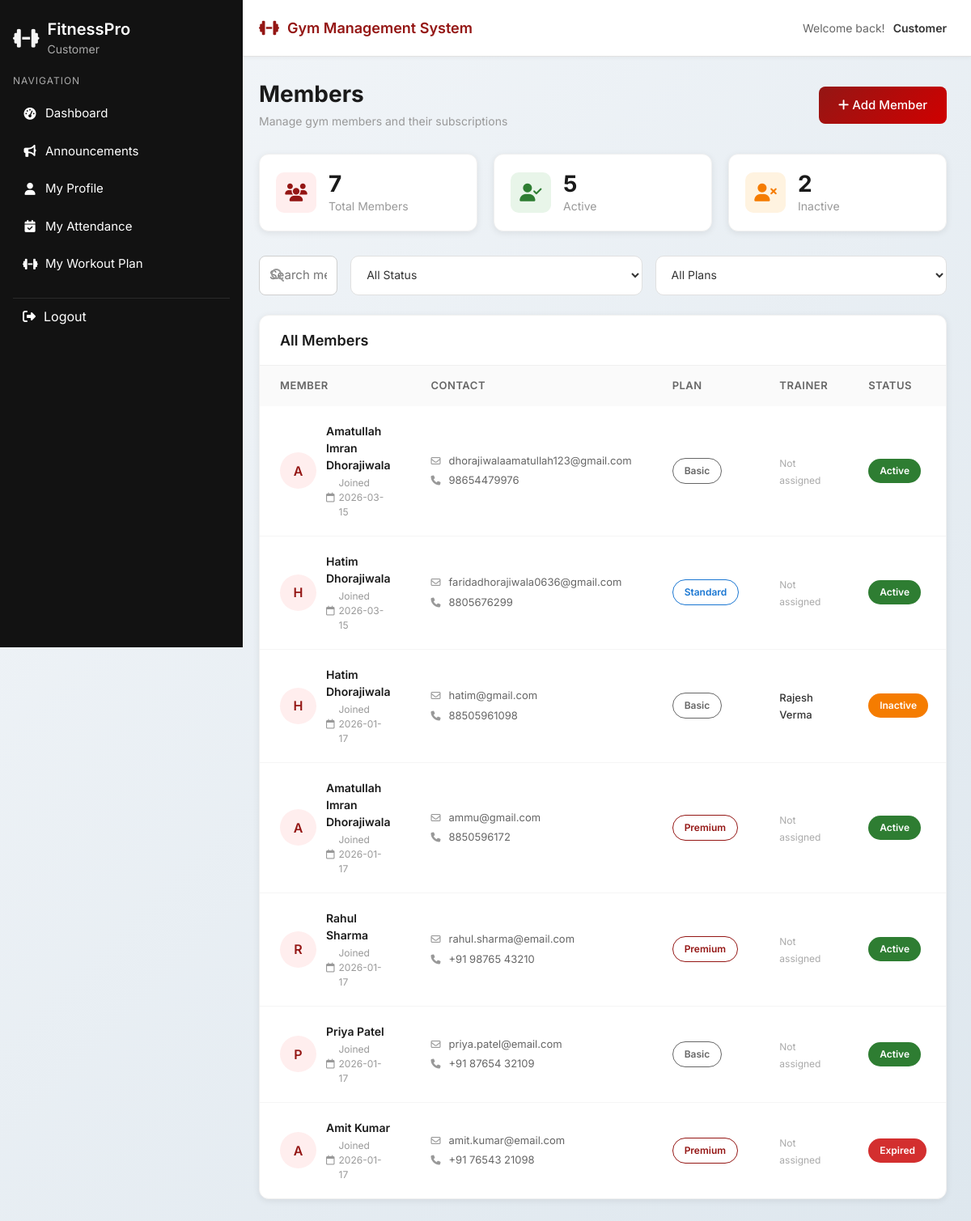
/modules/members.php (signed in), run on the app's committed database.
### tables this page shows
CREATE TABLE `members` (
  `id` int(11) NOT NULL,
  `full_name` varchar(100) NOT NULL,
  `email` varchar(100) NOT NULL,
  `phone` varchar(20) NOT NULL,
  `dob` date NOT NULL,
  `gender` enum('Male','Female','Other') NOT NULL,
  `address` text NOT NULL,
  `membership_type` varchar(50) NOT NULL,
  `start_date` date NOT NULL,
  `end_date` date NOT NULL,
  `duration` varchar(20) NOT NULL,
  `membership_status` enum('Active','Inactive','Expired') DEFAULT 'Active',
  `fitness_level` enum('Beginner','Medium','Advanced') DEFAULT 'Beginner',
  `created_at` timestamp NOT NULL DEFAULT current_timestamp(),
  `updated_at` timestamp NOT NULL DEFAULT current_timestamp() ON UPDATE current_timestamp()
);

CREATE TABLE `trainer_assignments` (
  `id` int(11) NOT NULL,
  `member_id` int(11) NOT NULL,
  `trainer_id` int(11) NOT NULL,
  `assigned_date` date NOT NULL DEFAULT curdate(),
  `assigned_by` varchar(100) DEFAULT NULL,
  `status` enum('Active','Inactive') NOT NULL DEFAULT 'Active'
);

CREATE TABLE `staff` (
  `id` int(11) NOT NULL,
  `full_name` varchar(100) NOT NULL,
  `role` enum('trainer','receptionist','accountant','manager','maintenance','other') NOT NULL,
  `email` varchar(100) NOT NULL,
  `phone` varchar(20) NOT NULL,
  `join_date` date NOT NULL,
  `salary` decimal(10,2) DEFAULT NULL,
  `address` text DEFAULT NULL,
  `skills` text DEFAULT NULL,
  `experience` varchar(100) DEFAULT NULL,
  `emergency_contact` varchar(50) DEFAULT NULL,
  `status` enum('Active','Inactive') NOT NULL DEFAULT 'Active',
  `created_at` timestamp NOT NULL DEFAULT current_timestamp()
);

### modules/members.php (the view, shortened to what this page needs)
<?php
require_once '../dbcon.php';
$sql = "SELECT m.*, s.full_name as trainer_name, ta.trainer_id
        FROM members m
        LEFT JOIN trainer_assignments ta ON m.id = ta.member_id AND ta.status='Active'
        LEFT JOIN staff s ON s.id = ta.trainer_id
        ORDER BY m.created_at DESC";
$result = mysqli_query($conn, $sql);
$members = [];
if (mysqli_num_rows($result) > 0) {
    while($row = mysqli_fetch_assoc($result)) {
        $members[] = $row;
    }
}
$total_members = count($members);
$active_members = 0;
$inactive_members = 0;
foreach ($members as $member) {
    if ($member['membership_status'] === 'Active') {
        $active_members++;
    } else {
        $inactive_members++;
    }
}
?>
<!DOCTYPE html>
<!DOCTYPE html>
<html lang="en">
<head>
  <link href="https://cdn.jsdelivr.net/npm/bootstrap@5.3.2/dist/css/bootstrap.min.css" rel="stylesheet">
  <link rel="stylesheet" href="https://cdnjs.cloudflare.com/ajax/libs/font-awesome/6.5.1/css/all.min.css">
  <link rel="stylesheet" href="../css/sidebar.css">
  <link rel="stylesheet" href="../css/common.css">
</head>
<body>
<?php include '../layout/header.php'; ?>
<?php include '../layout/sidebar.php'; ?>
<div class="main-wrapper">
  <div class="main-content">
    <div class="page-header">
      <div class="d-flex justify-content-between align-items-center">
        <div>
          <h1 class="page-title">Members</h1>
          <p class="page-subtitle">Manage gym members and their subscriptions</p>
        </div>
        <a href="member-entry.php" class="btn app-btn-primary">
          <i class="fa-solid fa-plus"></i> Add Member
        </a>
      </div>
    </div>
    <div class="stats-grid">
      <div class="stat-card">
        <div class="stat-icon total">
          <i class="fa-solid fa-users"></i>
        </div>
        <div class="stat-info">
          <h3><?= $total_members ?></h3>
          <p>Total Members</p>
        </div>
      </div>
      <div class="stat-card">
        <div class="stat-icon active">
          <i class="fa-solid fa-user-check"></i>
        </div>
        <div class="stat-info">
          <h3><?= $active_members ?></h3>
          <p>Active</p>
        </div>
      </div>
      <div class="stat-card">
        <div class="stat-icon inactive">
          <i class="fa-solid fa-user-xmark"></i>
        </div>
        <div class="stat-info">
          <h3><?= $inactive_members ?></h3>
          <p>Inactive</p>
        </div>
      </div>
    </div>
    <div class="d-flex gap-3 mb-4">
      <div class="search-box flex-grow-1">
        <i class="fa-solid fa-magnifying-glass"></i>
        <input type="text" id="searchInput" placeholder="Search members by name, email or phone...">
      </div>
      <select class="filter-select" id="statusFilter">
        <option value="">All Status</option>
      </select>
      <select class="filter-select" id="planFilter">
        <option value="">All Plans</option>
      </select>
    </div>
    <div class="members-table-container">
      <div class="table-header">
        <h3>All Members</h3>
      </div>
      <table class="members-table">
        <thead>
          <tr>
            <th>Member</th>
            <th>Contact</th>
            <th>Plan</th>
            <th>Trainer</th>
            <th>Status</th>
          </tr>
        </thead>
        <tbody id="membersTableBody">
          <?php if (count($members) > 0): ?>
            <?php foreach ($members as $member):
              $initial = strtoupper(substr($member['full_name'], 0, 1));
              $plan_type = explode(' - ', $member['membership_type'])[0];
            ?>
            <tr data-member-id="<?= $member['id'] ?>"
                data-status="<?= strtolower($member['membership_status']) ?>"
                data-plan="<?= strtolower($plan_type) ?>">
              <td>
                <div class="member-cell">
                  <div class="member-avatar"><?= $initial ?></div>
                  <div class="member-info">
                    <span class="name"><?= htmlspecialchars($member['full_name']) ?></span>
                    <span class="joined">
                      <i class="fa-regular fa-calendar"></i>
                      Joined <?= date('Y-m-d', strtotime($member['created_at'])) ?>
                    </span>
                  </div>
                </div>
              </td>
              <td>
                <div class="contact-cell">
                  <div class="email">
                    <i class="fa-regular fa-envelope"></i>
                    <?= htmlspecialchars($member['email']) ?>
                  </div>
                  <div class="phone">
                    <i class="fa-solid fa-phone"></i>
                    <?= htmlspecialchars($member['phone']) ?>
                  </div>
                </div>
              </td>
              <td>
                <span class="plan-badge <?= strtolower($plan_type) ?>">
                  <?= htmlspecialchars($plan_type) ?>
                </span>
              </td>
              <td>
                <?php if ($member['trainer_name']): ?>
                  <span style="font-size:13px;color:#333;font-weight:500;"><?= htmlspecialchars($member['trainer_name']) ?></span>
                <?php else: ?>
                  <span style="font-size:12px;color:#aaa;">Not assigned</span>
                <?php endif; ?>
              </td>
              <td>
                <span class="status-badge <?= strtolower($member['membership_status']) ?>">
                  <?= htmlspecialchars($member['membership_status']) ?>
                </span>
              </td>
            </tr>
            <?php endforeach; ?>
          <?php else: ?>
            <tr>
              <td colspan="6" class="text-center">No members found. <a href="member-entry.php">Add your first member</a></td>
            </tr>
          <?php endif; ?>
        </tbody>
      </table>
    </div>
  </div>
</div>
</body>
</html>

### css/sidebar.css (style rules this page uses)
:root { --sidebar-bg: #121212; --hover-bg: #1e1e1e; --active-color: #941614; --text-light: #ffffff; }

### layout/header.php (style rules this page uses)
.main-wrapper { margin-top: 70px !important; }

### data on the page
members: full_name "A", full_name "Amatullah Imran Dhorajiwala", created_at "2026-03-15", email "dhorajiwalaamatullah123@gmail.com", phone "98654479976", membership_type "Basic", shows "Not assigned", membership_status "Active"
members: full_name "H", full_name "Hatim Dhorajiwala", created_at "2026-03-15", email "faridadhorajiwala0636@gmail.com", phone "8805676299", membership_type "Standard", shows "Not assigned", membership_status "Active"
trainer_assignments: member.full_name "H", member.full_name "Hatim Dhorajiwala", member.created_at "2026-01-17", member.email "hatim@gmail.com", member.phone "88505961098", member.membership_type "Basic", trainer.full_name "Rajesh Verma", member.membership_status "Inactive"
members: full_name "A", full_name "Amatullah Imran Dhorajiwala", created_at "2026-01-17", email "ammu@gmail.com", phone "8850596172", membership_type "Premium", shows "Not assigned", membership_status "Active"
members: full_name "R", full_name "Rahul Sharma", created_at "2026-01-17", email "rahul.sharma@email.com", phone "+91 98765 43210", membership_type "Premium", shows "Not assigned", membership_status "Active"
members: full_name "P", full_name "Priya Patel", created_at "2026-01-17", email "priya.patel@email.com", phone "+91 87654 32109", membership_type "Basic", shows "Not assigned", membership_status "Active"
members: full_name "A", full_name "Amit Kumar", created_at "2026-01-17", email "amit.kumar@email.com", phone "+91 76543 21098", membership_type "Premium", shows "Not assigned", membership_status "Expired"

### other printed values
$_SESSION['role'] "Customer"
$user_role "Customer"
$total_members "7"
$active_members "5"
$inactive_members "2"
